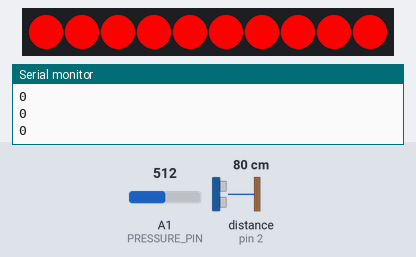
Bench run of a sketch on a simulated Arduino Uno, built with avr-gcc and run on an emulated ATmega328P. On the bench: 10 RGB LEDs in strip order, left to right, the last lines printed to the serial monitor. Wiring (inferred from the names in the program): ultrasonic range finder: trigger pin 3; echo pin 2. Inputs (shaded band) come from the test bench; at power-on: A1 (PRESSURE_PIN) = 512, distance to the obstacle (sensor on pin 2) 80 cm. The echo pulse lasts 58.3 µs per cm; dim RGB values are drawn brighter than linear.

Above: at 1.2 s.
1.3 s: A1 (PRESSURE_PIN) set to 716
At 2.5 s:
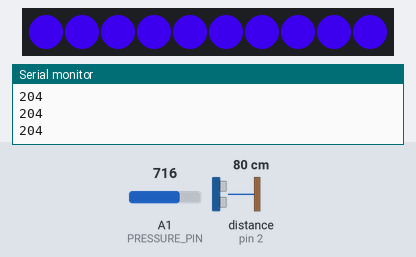
2.8 s: A1 (PRESSURE_PIN) set to 900
At 3.4 s:
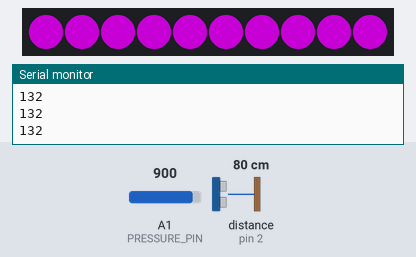
4.3 s: A1 (PRESSURE_PIN) set to 1023
At 5.5 s:
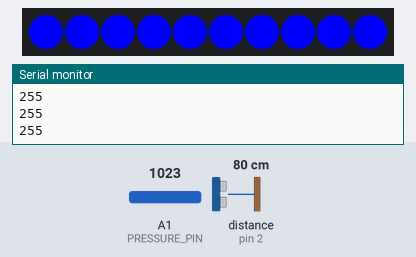
5.8 s: A1 (PRESSURE_PIN) set to 0
At 6.4 s:
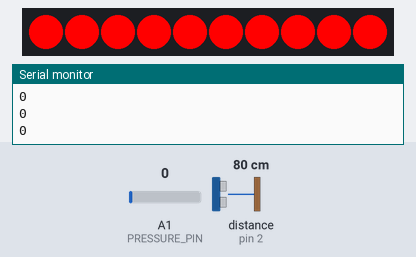
7.3 s: A1 (PRESSURE_PIN) set to 511
At 8.5 s:
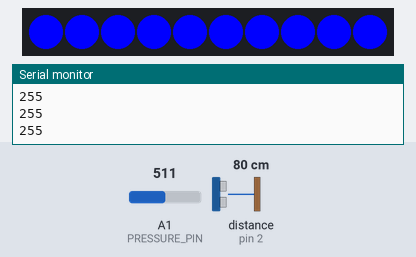
Timing chart, 0 to 9.8 s (numbered marks = the images above; inputs shaded):
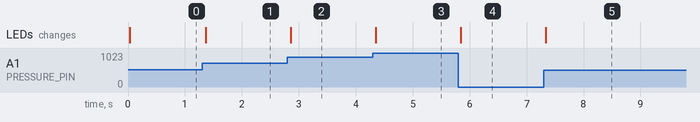

The sketch:

all.ino
```cpp
//圧力センサの値からLEDテープの光らせかたを変化する
//もしくは超音波センサからLEDテープの光らせ方を変化する

#include <FastLED.h>

#define numberOfLEDs 10
#define controlPin 5
#define PRESSURE_PIN  1
#define TRIG 3
#define ECHO 2

int pressure_value = 0;
int light_value = 0;
double duration = 0;
double distance = 0;
double speed_of_sound = 331.5 + 0.6 * 25; // 25℃の気温の想定

CRGB leds[numberOfLEDs];

void setup() {
  Serial.begin( 9600 );
  FastLED.addLeds<WS2812B, controlPin, GRB>(leds, numberOfLEDs);

  pinMode(ECHO, INPUT );
  pinMode(TRIG, OUTPUT );
}

void loop() {
//  圧力センサ用のコード
  pressure_value = analogRead(PRESSURE_PIN);
  Serial.println(byte(pressure_value));

//  超音波センサ用のコード
  digitalWrite(TRIG, LOW);
  delayMicroseconds(2);
  digitalWrite( TRIG, HIGH );
  delayMicroseconds( 10 );
  digitalWrite( TRIG, LOW );
  duration = pulseIn( ECHO, HIGH ); // 往復にかかった時間が返却される[マイクロ秒]

  if (duration > 0) {
    duration = duration / 2; // 往路にかかった時間
    distance = duration * speed_of_sound * 100 / 1000000;
//    Serial.print("Distance:");
//    Serial.println(distance);
//    Serial.println(" cm");
  }

  light_value = pressure_value; // 圧力センサからLEDテープの光らせかたを変化する

//  超音波センサからLEDテープの光らせ方を変化する
//  if(distance > 255){
//    light_value = 255;
//  }
//  else{
//    light_value = distance;
//  }
//  light_value = 255;


  for (int thisLED = 0; thisLED < numberOfLEDs; thisLED++) {
    leds[thisLED].r = 255 - light_value;
    leds[thisLED].g = 0;
    leds[thisLED].b = light_value;
    FastLED.show();
  }
  delay(50);


}
```

Measured:
- after the input at 1.3 s, the LEDs: change after 0.06 s (image 1)
- after the input at 2.8 s, the LEDs: change after 0.06 s (image 2)
- after the input at 4.3 s, the LEDs: change after 0.05 s (image 3)
- after the input at 5.8 s, the LEDs: change after 0.05 s (image 4)
- after the input at 7.3 s, the LEDs: change at once (image 5)
